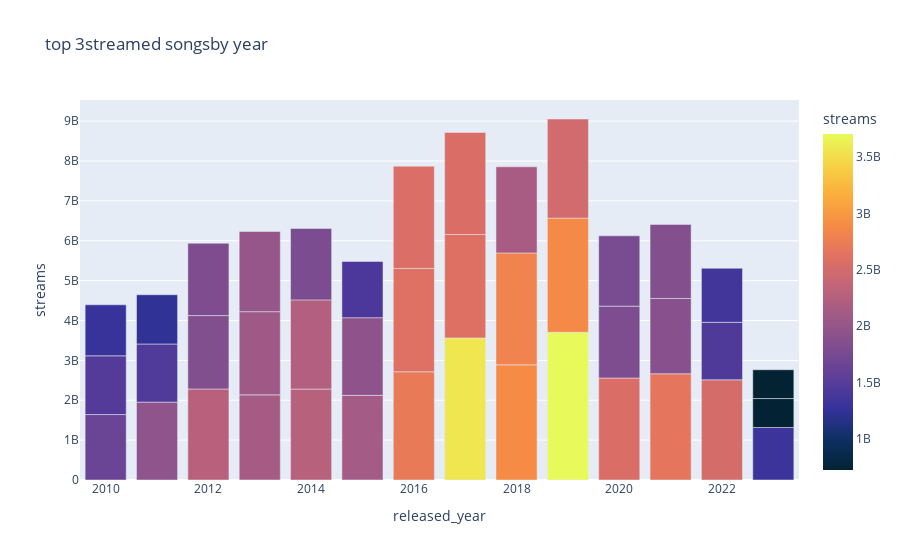

Notebook source saved alongside this figure:
### Code cell
top_songs=data.groupby('released_year').apply(lambda group :group .nlargest(3,'streams')). reset_index(drop=True)
top_songs=top_songs[['track_name', 'artist(s)_name', 'released_year', 'streams']]
top_songs=top_songs.query("""released_year >=2010""")
top_songs

fig = px.bar(top_songs, x='released_year', y='streams',        hover_data={'track_name','artist(s)_name'},color_continuous_scale="Thermal",color="streams",title='top 3streamed songsby year')




fig.show()

### Figure 1 — Plotly figure (JSON) as saved in the notebook; plotly's stock layout.template omitted (floating-point values rounded to 4 significant figures)
{"data": [{"alignmentgroup": "True", "customdata": [["Bruno Mars", "Just The Way You Are"], ["Adele", "Rolling in the Deep"], ["Don Omar, Lucenzo", "Danza Kuduro"], ["Ray Dalton, Ryan Lewis, Macklemore", "Can't Hold Us (feat. Ray Dalton)"], ["Gotye, Kimbra", "Somebody That I Used To Know"], ["Rihanna, Calvin Harris", "We Found Love"], ["The Neighbourhood", "Sweater Weather"], ["Imagine Dragons", "Demons"], ["Tom Odell", "Another Love"], ["Hozier", "Take Me To Church"], ["John Legend", "All of Me"], ["OneRepublic", "Counting Stars"], ["Ed Sheeran", "Thinking Out Loud"], ["Ed Sheeran", "Photograph"], ["J. Cole", "No Role Modelz"], ["Justin Bieber", "Love Yourself"], ["The Weeknd", "The Hills"], ["Lord Huron", "The Night We Met"], ["Drake, WizKid, Kyla", "One Dance"], ["The Chainsmokers, Halsey", "Closer"], ["The Weeknd, Daft Punk", "Starboy"], ["Ed Sheeran", "Shape of You"], ["Imagine Dragons", "Believer"], ["Ed Sheeran", "Perfect"], ["Lewis Capaldi", "Someone You Loved"], ["Post Malone, Swae Lee", "Sunflower - Spider-Man: Into the Spider-Verse"], ["Lady Gaga, Bradley Cooper", "Shallow"], ["The Weeknd", "Blinding Lights"], ["Tones and I", "Dance Monkey"], ["Shawn Mendes, Camila Cabello", "Se��o"], ["Glass Animals", "Heat Waves"], ["Dua Lipa, DaBaby", "Levitating (feat. DaBaby)"], ["Bad Bunny, Jhay Cortez", "Dakiti"], ["Justin Bieber, The Kid Laroi", "STAY (with Justin Bieber)"], ["Olivia Rodrigo", "good 4 u"], ["Olivia Rodrigo", "drivers license"], ["Harry Styles", "As It Was"], ["Chencho Corleone, Bad Bunny", "Me Porto Bonito"], ["Bizarrap, Quevedo", "Quevedo: Bzrp Music Sessions, Vol. 52"], ["Miley Cyrus", "Flowers"], ["Eslabon Armado, Peso Pluma", "Ella Baila Sola"], ["Shakira, Bizarrap", "Shakira: Bzrp Music Sessions, Vol. 53"]], "hovertemplate": "released_year=%{x}<br>streams=%{marker.color}<br>artist(s)_name=%{customdata[0]}<br>track_name=%{customdata[1]}<extra></extra>", "legendgroup": "", "marker": {"color": [1641426668, 1472799873, 1279434863, 1953533826, 1457139296, 1235005533, 2282771485, 1840364617, 1813673666, 2135158446, 2086124197, 2011464183, 2280566092, 2236667932, 1791000570, 2123309722, 1947371785, 1410088830, 2713922350, 2591224264, 2565529693, 3562543890, 2594040133, 2559529074, 2887241814, 2808096550, 2159346687, 3703895074, 2864791672, 2484812918, 2557975762, 1802514301, 1763363713, 2665343922, 1887039593, 1858144199, 2513188493, 1440757818, 1356565093, 1316855716, 725980112, 721975598], "coloraxis": "coloraxis", "pattern": {"shape": ""}}, "name": "", "offsetgroup": "", "orientation": "v", "showlegend": false, "textposition": "auto", "type": "bar", "x": [2010, 2010, 2010, 2011, 2011, 2011, 2012, 2012, 2012, 2013, 2013, 2013, 2014, 2014, 2014, 2015, 2015, 2015, 2016, 2016, 2016, 2017, 2017, 2017, 2018, 2018, 2018, 2019, 2019, 2019, 2020, 2020, 2020, 2021, 2021, 2021, 2022, 2022, 2022, 2023, 2023, 2023], "xaxis": "x", "y": [1641426668, 1472799873, 1279434863, 1953533826, 1457139296, 1235005533, 2282771485, 1840364617, 1813673666, 2135158446, 2086124197, 2011464183, 2280566092, 2236667932, 1791000570, 2123309722, 1947371785, 1410088830, 2713922350, 2591224264, 2565529693, 3562543890, 2594040133, 2559529074, 2887241814, 2808096550, 2159346687, 3703895074, 2864791672, 2484812918, 2557975762, 1802514301, 1763363713, 2665343922, 1887039593, 1858144199, 2513188493, 1440757818, 1356565093, 1316855716, 725980112, 721975598], "yaxis": "y"}], "layout": {"barmode": "relative", "coloraxis": {"colorbar": {"title": {"text": "streams"}}, "colorscale": [[0, "rgb(3, 35, 51)"], [0.09091, "rgb(13, 48, 100)"], [0.1818, "rgb(53, 50, 155)"], [0.2727, "rgb(93, 62, 153)"], [0.3636, "rgb(126, 77, 143)"], [0.4545, "rgb(158, 89, 135)"], [0.5455, "rgb(193, 100, 121)"], [0.6364, "rgb(225, 113, 97)"], [0.7273, "rgb(246, 139, 69)"], [0.8182, "rgb(251, 173, 60)"], [0.9091, "rgb(246, 211, 70)"], [1, "rgb(231, 250, 90)"]]}, "legend": {"tracegroupgap": 0}, "title": {"text": "top 3streamed songsby year"}, "xaxis": {"anchor": "y", "domain": [0, 1], "title": {"text": "released_year"}}, "yaxis": {"anchor": "x", "domain": [0, 1], "title": {"text": "streams"}}}}
